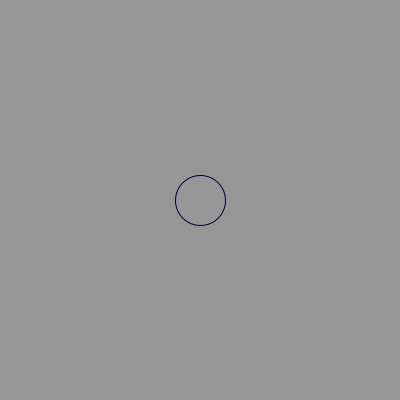
Frame 1 (no input)
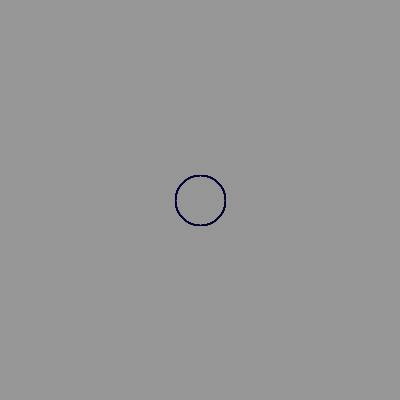
Frame 60 (the mouse pressed at the canvas centre just before this capture)
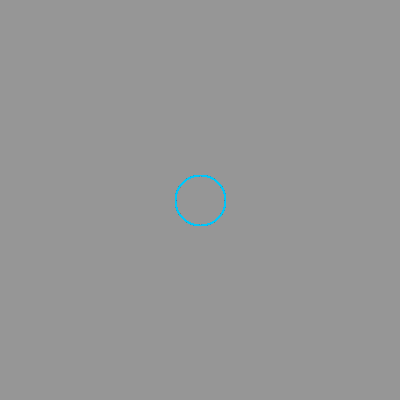
Frame 120 (the mouse held since frame 60 and released just before this capture)

The Processing sketch that drew these frames (run headless with seeded random() and noise(); from frame 60 on, the mouse is pressed at the canvas centre):

// Processing sketch: challenge01
// ── challenge01.pde
int px, py;
int value = 0;
int c;
int colours;
boolean over = false;
boolean click = false;

void setup() {
  size(400, 400);
  background(150);
  stroke(0, 0, 50);
  noFill();
  rectMode(CENTER);

  px = 200;
  py = 200;
}

void draw() {

  if (dist(mouseX, mouseY, px, py)<=25) {
over = true;
    //rectangular
    //if(mouseX>px-20 &&
    //   mouseX<px+20 &&
    //   mouseY>py-20 &&
    //   mouseY<py+20) {
if (!click) { 
    stroke(0, 200, 250);
    ellipse(px, py, 50, 50);
}
  } else {
    
    stroke(0, 0, 50);
    ellipse(px, py, 50, 50);
        over = false;
  }
}
void mousePressed() {
  {
    if (mousePressed == true && (mouseButton == LEFT)) {

      if (over) { 
        click = true; 
        fill(200);
      } else {
        click = false;
      }
    }
  }
}
void mouseReleased() {
  click = false;
}
